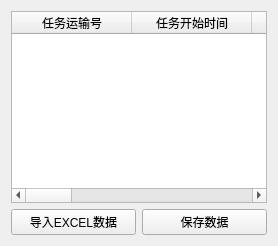
         <widget class="QWidget" name="page3_import_data">
          <layout class="QGridLayout" name="gridLayout_6">
           <item row="1" column="0">
            <widget class="QPushButton" name="import_exceldata_btn">
             <property name="text">
              <string>导入EXCEL数据</string>
             </property>
             <property name="checkable">
              <bool>false</bool>
             </property>
            </widget>
           </item>
           <item row="1" column="1">
            <widget class="QPushButton" name="save_btn">
             <property name="text">
              <string>保存数据</string>
             </property>
             <property name="checkable">
              <bool>false</bool>
             </property>
            </widget>
           </item>
           <item row="0" column="0" colspan="2">
            <widget class="QTableWidget" name="table_import_exceldata">
             <property name="lineWidth">
              <number>0</number>
             </property>
             <attribute name="horizontalHeaderDefaultSectionSize">
              <number>120</number>
             </attribute>
             <column>
              <property name="text">
               <string>任务运输号</string>
              </property>
             </column>
             <column>
              <property name="text">
               <string>任务开始时间</string>
              </property>
             </column>
             <column>
              <property name="text">
               <string>任务结束时间</string>
              </property>
             </column>
             <column>
              <property name="text">
               <string>三方单号</string>
              </property>
             </column>
             <column>
              <property name="text">
               <string>始发网点</string>
              </property>
             </column>
             <column>
              <property name="text">
               <string>目的网点</string>
              </property>
             </column>
             <column>
              <property name="text">
               <string>车牌号</string>
              </property>
             </column>
             <column>
              <property name="text">
               <string>计费车型</string>
              </property>
             </column>
             <column>
              <property name="text">
               <string>三方司机姓名</string>
              </property>
             </column>
             <column>
              <property name="text">
               <string>核实司机</string>
              </property>
             </column>
            </widget>
           </item>
          </layout>
         </widget>
